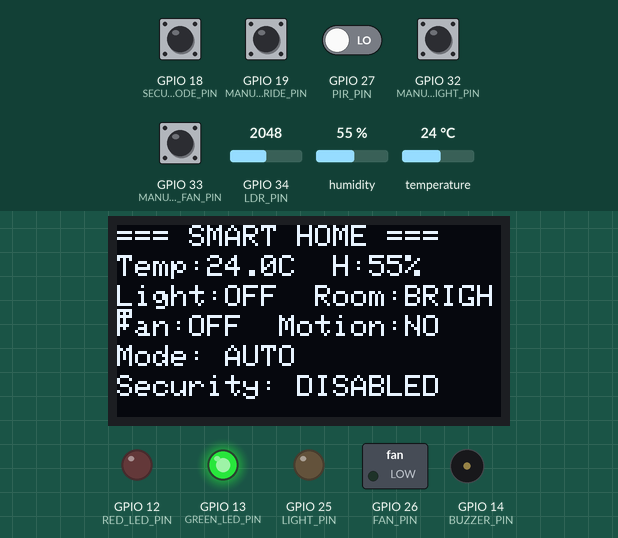
This sketch was run on a simulated ESP32. Parts: 128×64 one-colour display, switched loads named in the sketch (green lamp = pin HIGH), output pins drawn as LEDs (lit = HIGH), buzzer (waves = sounding, pin HIGH). The inputs (shaded band) are chosen by the test bench; at power-on: GPIO 18 (SECURITY_MODE_PIN), GPIO 19 (MANUAL_OVERRIDE_PIN), GPIO 32 (MANUAL_LIGHT_PIN), GPIO 33 (MANUAL_FAN_PIN) HIGH, GPIO 27 (PIR_PIN) LOW, temperature 24 °C, GPIO 34 (LDR_PIN) = 2048, humidity 55 %. What the sketch prints to the serial monitor is not drawn.

Above: at 3.2 s.
3.3 s: temperature set to 29.6 °C
At 6.9 s:
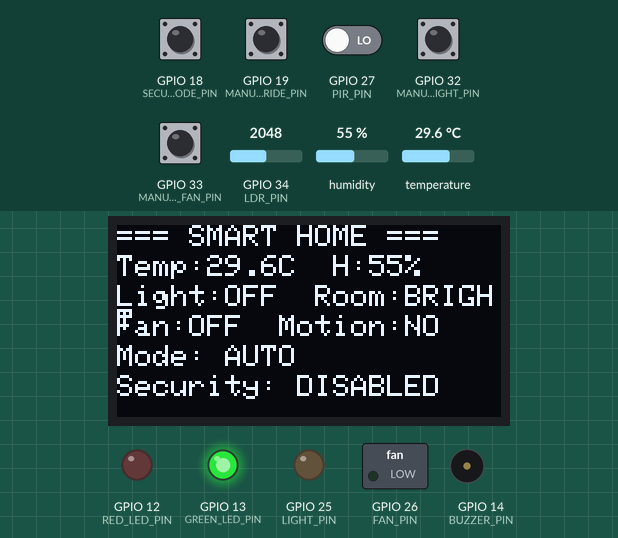
7.6 s: temperature set to 30.8 °C
At 11.1 s:
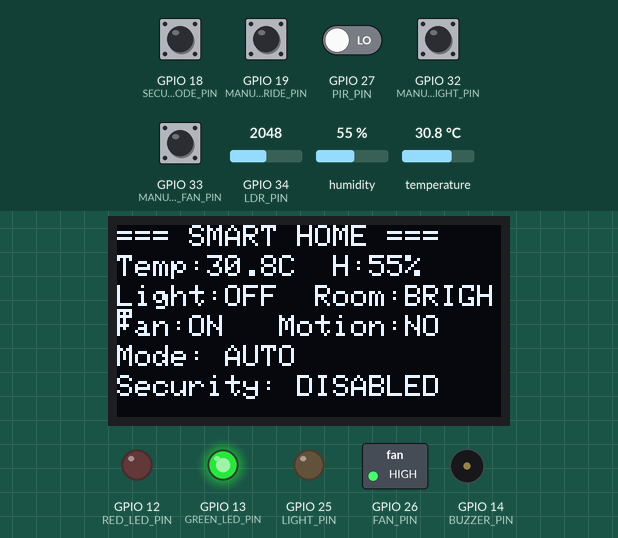
11.6 s: GPIO 19 (MANUAL_OVERRIDE_PIN) pulled LOW for 1 s
At 12.5 s:
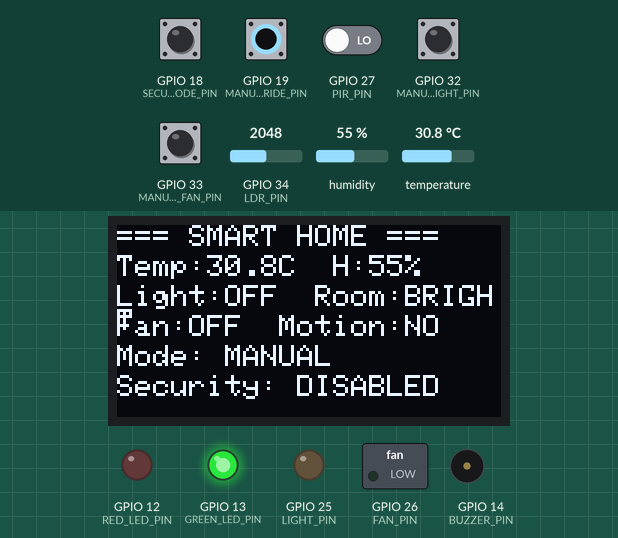
14.6 s: GPIO 34 (LDR_PIN) set to 1073
19.5 s: GPIO 34 (LDR_PIN) set to 953
At 21.2 s:
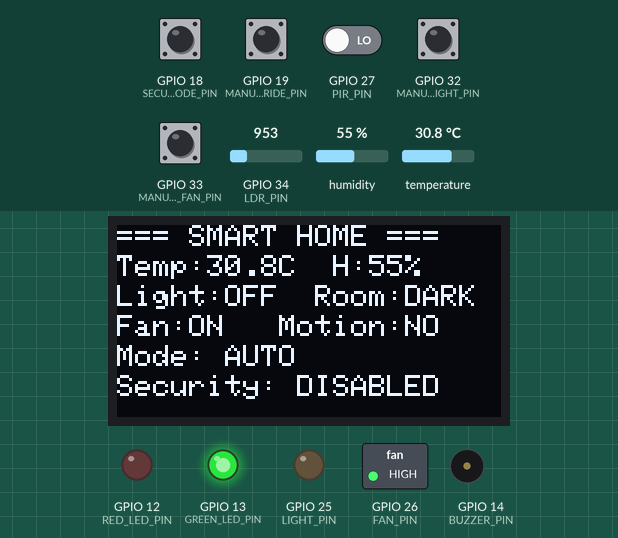
21.6 s: GPIO 27 (PIR_PIN) driven HIGH
At 22.7 s:
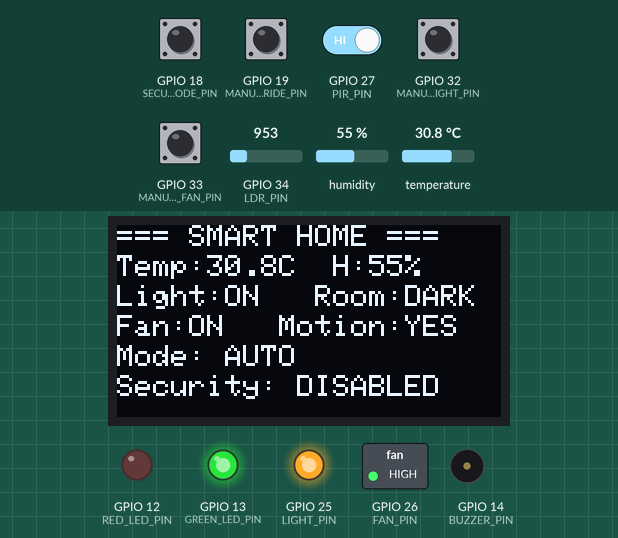
Timing chart, 0 to 24.6 s (numbered marks = the images above; inputs shaded):
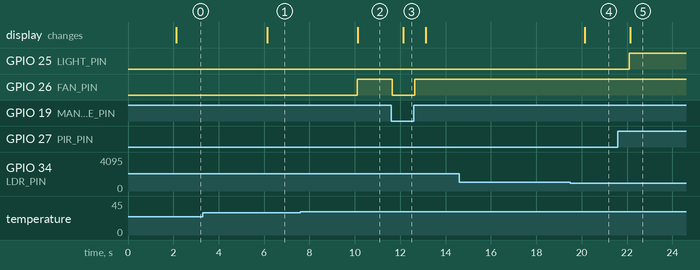

The sketch:

smart_home_controller.ino
```cpp
/**
 * ============================================================
 *  SMART HOME CONTROLLER - Standalone Arduino Sketch
 * ============================================================
 *  This is a monolithic single-file version of the Smart Home
 *  Controller for use with Arduino IDE. It contains the same
 *  logic as the modular PlatformIO project, combined into one
 *  .ino file for easy upload.
 *
 *  Features:
 *    - PIR motion-based automatic lighting
 *    - LDR ambient light detection
 *    - DHT22 temperature-based fan control with hysteresis
 *    - 3-state security alarm system
 *    - Manual override via push buttons
 *    - SSD1306 OLED real-time status display
 *    - UART serial telemetry output
 *
 *  Target: ESP32 DevKit V4
 *  Required Libraries (install via Arduino Library Manager):
 *    - DHT sensor library by Adafruit
 *    - Adafruit Unified Sensor
 *    - Adafruit SSD1306
 *    - Adafruit GFX Library
 *
 *  Author: Adarsh Srivastav
 * ============================================================
 */

#include <Arduino.h>
#include <DHT.h>
#include <Wire.h>
#include <Adafruit_GFX.h>
#include <Adafruit_SSD1306.h>

// ============================================================
//  PIN DEFINITIONS (ESP32 DevKit V4)
// ============================================================

// Sensor Input Pins
#define PIR_PIN              27   // PIR Motion Sensor (Digital Input)
#define LDR_PIN              34   // LDR Light Sensor  (Analog Input, ADC1_CH6)
#define DHT_PIN               4   // DHT22 Temp/Humidity (One-Wire Data)

// Output Pins
#define LIGHT_PIN            25   // Room Light LED (Digital Output)
#define FAN_PIN              26   // Fan Indicator LED (Digital Output)
#define BUZZER_PIN           14   // Security Buzzer (Digital Output)
#define RED_LED_PIN          12   // Red Alert LED (Digital Output)
#define GREEN_LED_PIN        13   // Green Status LED (Digital Output)

// OLED Display I2C
#define OLED_SDA             21   // I2C Data Line
#define OLED_SCL             22   // I2C Clock Line
#define OLED_WIDTH          128   // Display width in pixels
#define OLED_HEIGHT          64   // Display height in pixels
#define OLED_ADDR          0x3C   // I2C address

// Manual Switch Pins (Active LOW with INPUT_PULLUP)
#define MANUAL_OVERRIDE_PIN  19   // Manual Override Toggle
#define MANUAL_LIGHT_PIN     32   // Manual Light Switch
#define MANUAL_FAN_PIN       33   // Manual Fan Switch
#define SECURITY_MODE_PIN    18   // Security Mode Toggle

// DHT Sensor Type
#define DHT_TYPE           DHT22

// ============================================================
//  THRESHOLDS
// ============================================================
#define LDR_DARK_THRESHOLD  1000  // Below this = dark (ESP32 ADC: 0-4095)
#define TEMP_FAN_ON         30.0  // Fan ON above this (°C)
#define TEMP_FAN_OFF        28.0  // Fan OFF below this (°C) - hysteresis
#define TEMP_ALERT          45.0  // Critical temperature alert (°C)

// ============================================================
//  TIMING CONSTANTS (milliseconds)
// ============================================================
#define MOTION_TIMEOUT       30000  // Light OFF after 30s no motion
#define SENSOR_READ_INTERVAL  2000  // Read sensors every 2s
#define DISPLAY_UPDATE_INTERVAL 500 // Refresh OLED every 500ms
#define SERIAL_PRINT_INTERVAL 3000  // Serial telemetry every 3s
#define BUZZER_BEEP_INTERVAL   500  // Buzzer pulse toggle interval
#define DEBOUNCE_DELAY          50  // Button debounce delay (ms)

// ============================================================
//  DATA STRUCTURES
// ============================================================

struct SensorData {
    bool  motionDetected;
    int   ldrValue;
    bool  isDark;
    float temperature;
    float humidity;
    bool  sensorError;
};

struct ManualState {
    bool overrideActive;
    bool manualLightOn;
    bool manualFanOn;
    bool securityModeOn;
};

enum SecurityState {
    SECURITY_DISABLED,
    SECURITY_ARMED,
    SECURITY_ALERT
};

// ============================================================
//  GLOBAL OBJECTS
// ============================================================
DHT dht(DHT_PIN, DHT_TYPE);
Adafruit_SSD1306 display(OLED_WIDTH, OLED_HEIGHT, &Wire, -1);

// ============================================================
//  STATE VARIABLES
// ============================================================

// Sensor data
SensorData sensorData;
ManualState manualState;

// Light controller state
bool lightState = false;
unsigned long lastMotionTime = 0;

// Fan controller state
bool fanState = false;
bool criticalTemp = false;

// Security state
SecurityState securityState = SECURITY_DISABLED;
unsigned long lastBuzzerToggle = 0;
bool buzzerOn = false;
bool alarmLatched = false;

// Output states
bool lightOn = false;
bool fanOn = false;

// Timing variables
unsigned long lastSensorRead = 0;
unsigned long lastDisplayUpdate = 0;
unsigned long lastSerialPrint = 0;

// ============================================================
//  SENSOR FUNCTIONS
// ============================================================

void initSensors() {
    pinMode(PIR_PIN, INPUT);
    dht.begin();
}

SensorData readAllSensors() {
    SensorData data;

    data.motionDetected = (digitalRead(PIR_PIN) == HIGH);
    data.ldrValue = analogRead(LDR_PIN);
    data.isDark = (data.ldrValue < LDR_DARK_THRESHOLD);
    data.temperature = dht.readTemperature();
    data.humidity = dht.readHumidity();
    data.sensorError = isnan(data.temperature) || isnan(data.humidity);

    if (data.sensorError) {
        data.temperature = 25.0;
        data.humidity = 50.0;
        Serial.println(F("[WARN] DHT22 read failed! Using safe defaults."));
    }

    return data;
}

// ============================================================
//  LIGHT CONTROLLER FUNCTIONS
// ============================================================

void initLightController() {
    pinMode(LIGHT_PIN, OUTPUT);
    digitalWrite(LIGHT_PIN, LOW);
    lightState = false;
}

bool updateLightControl(bool motionDetected, bool isDark,
                        bool manualOverride, bool manualLightOn) {
    if (manualOverride) {
        lightState = manualLightOn;
    } else {
        if (motionDetected && isDark) {
            lightState = true;
            lastMotionTime = millis();
        } else if (motionDetected && !isDark) {
            lastMotionTime = millis();
            lightState = false;
        } else if (!motionDetected && lightState) {
            if (millis() - lastMotionTime >= MOTION_TIMEOUT) {
                lightState = false;
            }
        }
    }

    digitalWrite(LIGHT_PIN, lightState ? HIGH : LOW);
    return lightState;
}

// ============================================================
//  FAN CONTROLLER FUNCTIONS
// ============================================================

void initFanController() {
    pinMode(FAN_PIN, OUTPUT);
    digitalWrite(FAN_PIN, LOW);
    fanState = false;
    criticalTemp = false;
}

bool updateFanControl(float temperature, bool manualOverride, bool manualFanOn) {
    criticalTemp = (temperature >= TEMP_ALERT);
    if (manualOverride) {
        fanState = manualFanOn;
    } else {
        if (temperature >= TEMP_FAN_ON) {
            fanState = true;
        } else if (temperature <= TEMP_FAN_OFF) {
            fanState = false;
        }
    }

    digitalWrite(FAN_PIN, fanState ? HIGH : LOW);
    return fanState;
}

// ============================================================
//  SECURITY MANAGER FUNCTIONS
// ============================================================

void initSecurityManager() {
    pinMode(BUZZER_PIN, OUTPUT);
    pinMode(RED_LED_PIN, OUTPUT);
    pinMode(GREEN_LED_PIN, OUTPUT);

    digitalWrite(BUZZER_PIN, LOW);
    digitalWrite(RED_LED_PIN, LOW);
    digitalWrite(GREEN_LED_PIN, HIGH);

    securityState = SECURITY_DISABLED;
}

SecurityState updateSecurity(bool securityModeOn, bool motionDetected) {
    if (!securityModeOn) {
        securityState = SECURITY_DISABLED;
        digitalWrite(BUZZER_PIN, LOW);
        digitalWrite(RED_LED_PIN, LOW);
        digitalWrite(GREEN_LED_PIN, HIGH);
        buzzerOn = false;
        alarmLatched = false;
    } else if (securityModeOn && (motionDetected || alarmLatched)) {
        securityState = SECURITY_ALERT;
        alarmLatched = true;
        digitalWrite(RED_LED_PIN, HIGH);
        digitalWrite(GREEN_LED_PIN, LOW);

        if (millis() - lastBuzzerToggle >= BUZZER_BEEP_INTERVAL) {
            buzzerOn = !buzzerOn;
            digitalWrite(BUZZER_PIN, buzzerOn ? HIGH : LOW);
            lastBuzzerToggle = millis();
        }
    } else {
        securityState = SECURITY_ARMED;
        digitalWrite(BUZZER_PIN, LOW);
        digitalWrite(RED_LED_PIN, LOW);
        digitalWrite(GREEN_LED_PIN, HIGH);
        buzzerOn = false;
    }

    return securityState;
}

const char* getSecurityStateString() {
    switch (securityState) {
        case SECURITY_DISABLED: return "DISABLED";
        case SECURITY_ARMED:    return "ARMED";
        case SECURITY_ALERT:    return "!! ALERT !!";
        default:                return "UNKNOWN";
    }
}

// ============================================================
//  MANUAL OVERRIDE FUNCTIONS
// ============================================================

static unsigned long mo_lastChangeTime[4] = {0, 0, 0, 0};
static int mo_lastState[4] = {HIGH, HIGH, HIGH, HIGH};
static int mo_stableState[4] = {HIGH, HIGH, HIGH, HIGH};

void initManualOverride() {
    pinMode(MANUAL_OVERRIDE_PIN, INPUT_PULLUP);
    pinMode(MANUAL_LIGHT_PIN, INPUT_PULLUP);
    pinMode(MANUAL_FAN_PIN, INPUT_PULLUP);
    pinMode(SECURITY_MODE_PIN, INPUT_PULLUP);
}

ManualState readManualSwitches() {
    ManualState state;
    unsigned long currentMillis = millis();

    int currentStates[4] = {
        digitalRead(MANUAL_OVERRIDE_PIN),
        digitalRead(MANUAL_LIGHT_PIN),
        digitalRead(MANUAL_FAN_PIN),
        digitalRead(SECURITY_MODE_PIN)
    };

    for (int i = 0; i < 4; i++) {
        if (currentStates[i] != mo_lastState[i]) {
            mo_lastChangeTime[i] = currentMillis;
        }
        if ((currentMillis - mo_lastChangeTime[i]) >= DEBOUNCE_DELAY) {
            if (currentStates[i] != mo_stableState[i]) {
                mo_stableState[i] = currentStates[i];
            }
        }
        mo_lastState[i] = currentStates[i];
    }

    state.overrideActive = (mo_stableState[0] == LOW);
    state.manualLightOn  = (mo_stableState[1] == LOW);
    state.manualFanOn    = (mo_stableState[2] == LOW);
    state.securityModeOn = (mo_stableState[3] == LOW);
    return state;
}

// ============================================================
//  DISPLAY FUNCTIONS
// ============================================================

void initDisplay() {
    Wire.begin(OLED_SDA, OLED_SCL);

    if (!display.begin(SSD1306_SWITCHCAPVCC, OLED_ADDR)) {
        Serial.println(F("[ERROR] SSD1306 OLED init failed!"));
        return;
    }

    display.clearDisplay();
    display.setTextSize(1);
    display.setTextColor(SSD1306_WHITE);
    display.setCursor(10, 0);
    display.println(F("=================="));
    display.setCursor(10, 10);
    display.println(F("  SMART HOME"));
    display.setCursor(10, 20);
    display.println(F("  CONTROLLER"));
    display.setCursor(10, 30);
    display.println(F("=================="));
    display.setCursor(10, 42);
    display.println(F("Initializing..."));
    display.setCursor(10, 54);
    display.println(F("Adarsh Srivastav"));
    display.display();
    delay(2000);
}

void updateDisplay(float temperature, float humidity, bool lightOn, bool fanOn,
                   bool motionDetected, bool isDark, bool manualOverride,
                   const char* securityStatus) {
    display.clearDisplay();
    display.setTextSize(1);
    display.setTextColor(SSD1306_WHITE);

    display.setCursor(0, 0);
    display.println(F("=== SMART HOME ==="));

    display.setCursor(0, 10);
    display.print(F("Temp:"));
    display.print(temperature, 1);
    display.print(F("C  H:"));
    display.print((int)humidity);
    display.println(F("%"));

    display.setCursor(0, 20);
    display.print(F("Light:"));
    display.print(lightOn ? "ON " : "OFF");
    display.print(F("  Room:"));
    display.println(isDark ? "DARK" : "BRIGHT");

    display.setCursor(0, 30);
    display.print(F("Fan:"));
    display.print(fanOn ? "ON " : "OFF");
    display.print(F("  Motion:"));
    display.println(motionDetected ? "YES" : "NO");

    display.setCursor(0, 40);
    display.print(F("Mode: "));
    display.println(manualOverride ? "MANUAL" : "AUTO");

    display.setCursor(0, 50);
    display.print(F("Security: "));
    display.println(securityStatus);

    display.display();
}

// ============================================================
//  SERIAL TELEMETRY FUNCTIONS
// ============================================================

void printStartupBanner() {
    Serial.println(F(""));
    Serial.println(F("=========================================================="));
    Serial.println(F("  SMART HOME CONTROLLER - EMBEDDED SYSTEM PLATFORM"));
    Serial.println(F("  Architecture: ESP32 DevKit V4 / Arduino Framework"));
    Serial.println(F("  Subsystems: PIR + LDR + DHT22 + OLED + Manual Override"));
    Serial.println(F("  Author: Adarsh Srivastav"));
    Serial.println(F("=========================================================="));
    Serial.println(F("[SYS] System Initialized Successfully."));
    Serial.println(F(""));
}

void printTelemetry(float temperature, float humidity, int ldrValue, bool isDark,
                    bool motionDetected, bool lightOn, bool fanOn,
                    bool manualOverride, const char* securityStatus) {
    Serial.print(F("[TELEMETRY] Temp: "));
    Serial.print(temperature, 1);
    Serial.print(F(" C | Humidity: "));
    Serial.print(humidity, 1);
    Serial.print(F("% | LDR: "));
    Serial.print(ldrValue);
    Serial.print(F(" ("));
    Serial.print(isDark ? "DARK" : "BRIGHT");
    Serial.print(F(") | Motion: "));
    Serial.print(motionDetected ? "YES" : "NO");
    Serial.print(F(" | Light: "));
    Serial.print(lightOn ? "ON" : "OFF");
    Serial.print(F(" | Fan: "));
    Serial.print(fanOn ? "ON" : "OFF");
    Serial.print(F(" | Mode: "));
    Serial.print(manualOverride ? "MANUAL" : "AUTO");
    Serial.print(F(" | Security: "));
    Serial.println(securityStatus);
}

// ============================================================
//  SETUP
// ============================================================
void setup() {
    Serial.begin(115200);
    while (!Serial) { delay(10); }
    printStartupBanner();

    initSensors();
    Serial.println(F("[INIT] Sensors initialized (PIR, LDR, DHT22)"));

    initLightController();
    Serial.println(F("[INIT] Light controller initialized"));

    initFanController();
    Serial.println(F("[INIT] Fan controller initialized"));

    initSecurityManager();
    Serial.println(F("[INIT] Security manager initialized"));

    initManualOverride();
    Serial.println(F("[INIT] Manual override switches initialized"));

    initDisplay();
    Serial.println(F("[INIT] OLED Display initialized"));

    Serial.println(F("[SYS] All subsystems ready. Entering main loop..."));
    Serial.println(F(""));
}

// ============================================================
//  MAIN LOOP
// ============================================================
void loop() {
    unsigned long currentMillis = millis();

    // Step 1: Read sensors periodically
    if (currentMillis - lastSensorRead >= SENSOR_READ_INTERVAL) {
        lastSensorRead = currentMillis;
        sensorData = readAllSensors();
    }

    // Step 2: Read manual switches every loop
    manualState = readManualSwitches();

    // Step 3: Security system (highest priority)
    SecurityState secState = updateSecurity(
        manualState.securityModeOn,
        sensorData.motionDetected
    );

    // Step 4: Light & Fan control
    if (secState == SECURITY_ALERT) {
        // Security override: light ON, fan OFF
        digitalWrite(LIGHT_PIN, HIGH);
        lightOn = true;
        digitalWrite(FAN_PIN, LOW);
        fanOn = false;
    } else {
        lightOn = updateLightControl(
            sensorData.motionDetected, sensorData.isDark,
            manualState.overrideActive, manualState.manualLightOn
        );
        fanOn = updateFanControl(
            sensorData.temperature,
            manualState.overrideActive, manualState.manualFanOn
        );
    }

    // Step 5: Update OLED display periodically
    if (currentMillis - lastDisplayUpdate >= DISPLAY_UPDATE_INTERVAL) {
        lastDisplayUpdate = currentMillis;
        updateDisplay(sensorData.temperature, sensorData.humidity,
                      lightOn, fanOn, sensorData.motionDetected,
                      sensorData.isDark, manualState.overrideActive,
                      getSecurityStateString());
    }

    // Step 6: Serial telemetry periodically
    if (currentMillis - lastSerialPrint >= SERIAL_PRINT_INTERVAL) {
        lastSerialPrint = currentMillis;
        if (secState == SECURITY_ALERT) {
            Serial.println(F("[ALERT] !!! INTRUDER DETECTED !!! Alarm active."));
        }
        if (criticalTemp) {
            Serial.println(F("[ALERT] CRITICAL TEMPERATURE DETECTED! Temp >= 45°C"));
        }
        printTelemetry(sensorData.temperature, sensorData.humidity,
                       sensorData.ldrValue, sensorData.isDark,
                       sensorData.motionDetected, lightOn, fanOn,
                       manualState.overrideActive, getSecurityStateString());
    }
}
```

Measured:
- the behaviour switches between 29.9 and 30 °C on temperature (found by bisection; images 1 and 2)
- the behaviour switches between 1000 and 999 on GPIO 34 (LDR_PIN) (found by bisection; images 3 and 4)
- after the input at 3.3 s, the display: changes after 2.8 s (image 1)
- after the input at 7.6 s, GPIO 26 (FAN_PIN): LOW → HIGH after 2.5 s; the display: changes after 2.5 s (image 2)
- after the input at 11.6 s, GPIO 26 (FAN_PIN): HIGH → LOW after 0.05 s, → HIGH 1.0 s later; the display: changes after 0.53 s (image 3)
- after the input at 14.6 s, every drawn part: stays the same
- after the input at 19.5 s, the display: changes after 0.63 s (image 4)
- after the input at 21.6 s, GPIO 25 (LIGHT_PIN): LOW → HIGH after 0.51 s; the display: changes after 0.53 s (image 5)
